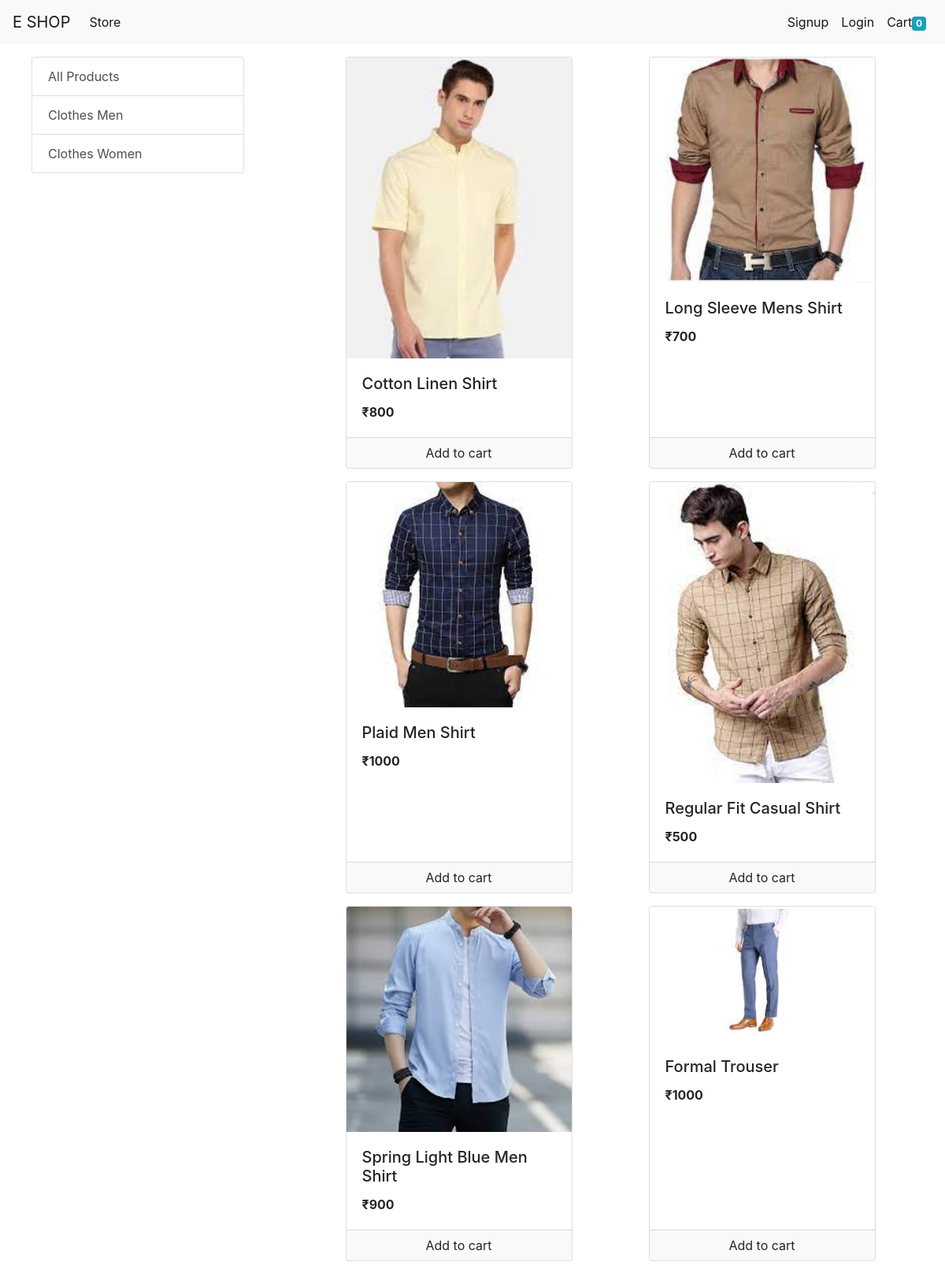
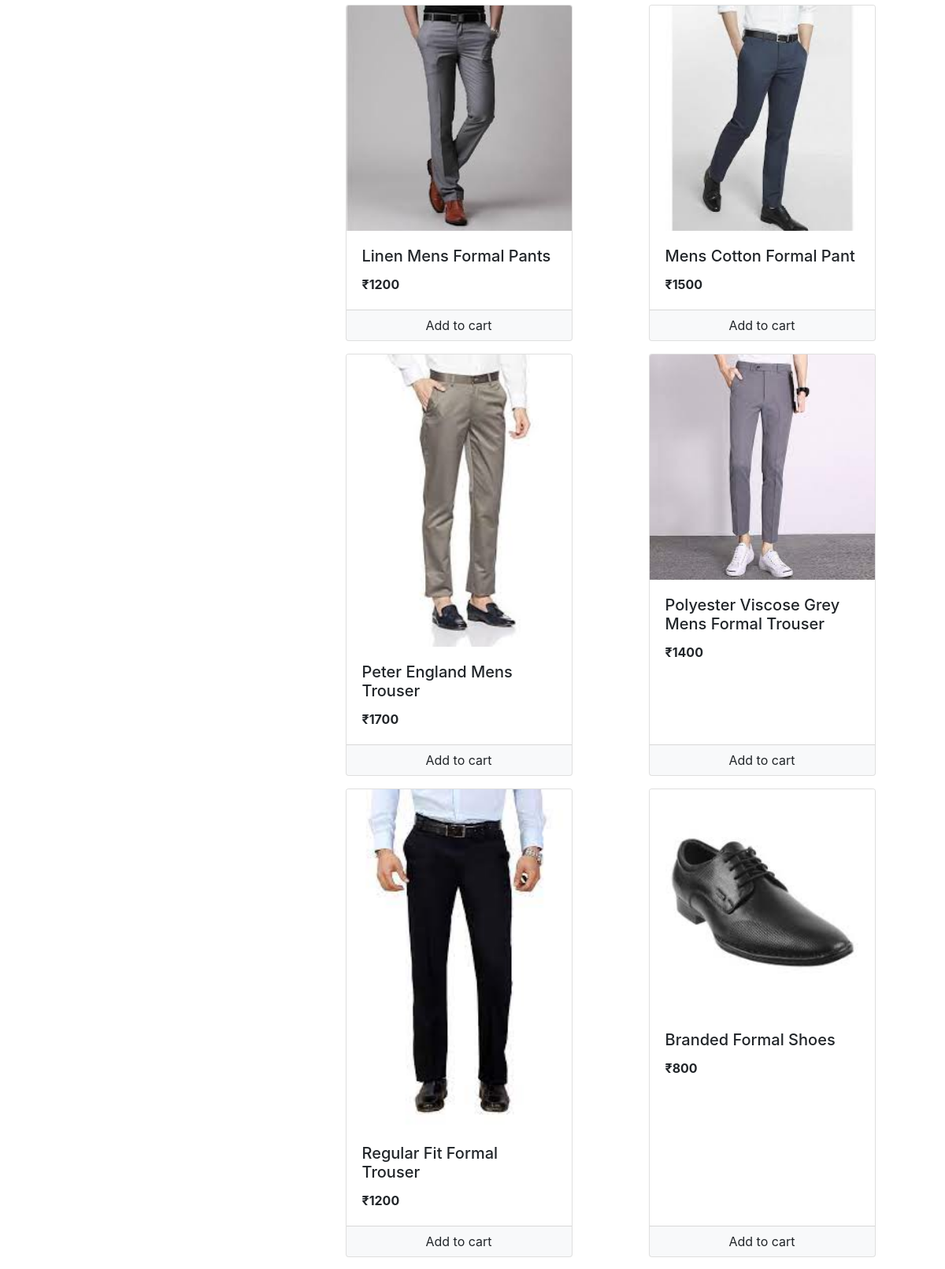
The page / (upper part) on the database its author committed (2 pictures, top to bottom).
### store/models/category.py (models this page shows, shortened)
class Category(models.Model):
	name=models.CharField(max_length=50)
	@staticmethod
	def get_all_categories():
		return Category.objects.all()

### store/models/product.py (models this page shows, shortened)
class Product(models.Model):
	name=models.CharField(max_length=50)
	price=models.IntegerField(default=0)
	category=models.ForeignKey(Category,on_delete=models.CASCADE,default=1)
	desc=models.CharField(max_length=200,default='',null=True,blank=True)
	image=models.ImageField(upload_to='uploads/products/')
	@staticmethod
	def get_all_products():
		return Product.objects.all()

### store/views/home.py (the view, shortened to what this page needs)
# urls.py: path('', Index.as_view(), name="homepage"),
class Index(View):
	def get(self,request):
		cart=request.session.get('cart')
		if not cart:
			request.session['cart']={}
		products=None
		categories=Category.get_all_categories()
		categoryID=request.GET.get('category')
		if categoryID:
			products=Product.get_all_by_category_id(categoryID)
		else:
			products=Product.get_all_products();
		data={}
		data['products']=products
		data['categories']=categories
		return render(request,'index.html',data)

### store/templatetags/cart.py (called while the page is built)
@register.filter(name="is_in_cart")
def is_in_cart(product,cart):
	ids=cart.keys()
	for id in ids:
		if int(id)==product.id:
			return True
	else:
		return False

### store/templatetags/custom_filter.py (called while the page is built)
@register.filter(name="currency")
def currency(number):
	return "₹"+str(number)

### store/templates/index.html (shortened to what this page needs)
{% extends 'base.html' %}
{% block content %}
{% load cart %}
{% load custom_filter %}
	<div class="container-fluid mt-3">
		<div class="row">
			<div class="col-lg-3 mx-auto">
				<div class="list-group">
				  <a href="/" class="list-group-item list-group-item-action">All Products</a>
				  {% for category in categories %}
				  <a href="/?category={{category.id}}" class="list-group-item list-group-item-action">{{category.name}}</a>
				  {% endfor %}
				</div>
			</div>
			<div id="products" class="col-lg-8 mx-auto">
				<div class="row mx-auto">
					{% for p in products %}
					<div class="card mx-auto mb-3" id={{p.id}} style="width: 18rem;">
						  <img class="card-img-top" src="{{p.image.url}}" alt="Card image cap">
						  <div class="card-body">
						    <h5 class="card-title">{{p.name}}</h5>
						    <p class="card-text"><b>{{p.price|currency}}</b></p>
						  </div>
					<div class="card-footer p-0 no-gutters">
						{% if p|is_in_cart:request.session.cart %}
						<div class="row no-gutters">
						<form action="/#{{p.id}}" method="POST" class="col-2">
							{% csrf_token %}
							<input hidden type="text" name="product_id" value="{{p.id}}">
							<input hidden type="text" name="remove" value="True">
							<input type="submit" value=" - " class="btn btn-block btn-secondary">
						</form>
						<div class="text-center col">{{p|cart_quantity:request.session.cart}} in cart</div>
						<form action="/#{{p.id}}" method="POST" class="col-2">
							{% csrf_token %}
							<input hidden type="text" name="product_id" value="{{p.id}}">
							<input type="submit" value=" + " class="btn btn-block btn-secondary">
						</form>
						</div>
						{% else %}
						<form action="/#{{p.id}}" method="POST" class="btn-block">
						    	<input type="submit" class="btn btn-block btn-light" value="Add to cart">
					    </form>
					    {% endif %}
					</div>
					</div>
					{% endfor %}
				</div>
			</div>
		</div>
	</div>
{% endblock %}

### store/templates/base.html (shortened to what this page needs)
<!DOCTYPE html>
<html>
<head>
    <link rel="stylesheet" href="https://stackpath.bootstrapcdn.com/bootstrap/4.1.0/css/bootstrap.min.css">
</head>
<body>
	<nav class="navbar navbar-expand-lg navbar-light bg-light">
	  <a class="navbar-brand" href="/">E SHOP</a>
	  <div class="collapse navbar-collapse" id="navbarSupportedContent">
	    <ul class="navbar-nav mr-auto">
	      <li class="nav-item active">
	        <a class="nav-link" href="/">Store <span class="sr-only">(current)</span></a>
	      </li>
	    </ul>
	     <ul class="navbar-nav my-2 my-lg-0">
	     {% if request.session.customer %}
	      <li class="nav-item active">
	        <a class="nav-link" href="/orders">Orders <span class="sr-only">(current)</span></a>
	      </li>
	      <li class="nav-item active">
	        <a class="nav-link" href="/logout">Logout <span class="sr-only">(current)</span></a>
	      </li>
	     {% else %}
	     <li class="nav-item active">
	        <a class="nav-link" href="/signup">Signup <span class="sr-only">(current)</span></a>
	      </li>
	      <li class="nav-item active">
	        <a class="nav-link" href="/login">Login <span class="sr-only">(current)</span></a>
	      </li>
	      {% endif %}
	      <li class="nav-item active">
	        <a class="nav-link" href="/cart">Cart<span class="badge badge-info">{{request.session.cart.keys|length}}</span> <span class="sr-only">(current)</span></a>
	      </li>
	    </ul>
	  </div>
	</nav>
	{% block content %}
	{% endblock %}
</body>
</html>

### rows shown on the page
Category: name "Clothes Men"
Category: name "Clothes Women"
Product: image (picture), name "Cotton Linen Shirt", price "₹800"
Product: image (picture), name "Long Sleeve Mens Shirt", price "₹700"
Product: image (picture), name "Plaid Men Shirt", price "₹1000"
Product: image (picture), name "Regular Fit Casual Shirt", price "₹500"
Product: image (picture), name "Spring Light Blue Men Shirt", price "₹900"
Product: image (picture), name "Formal Trouser", price "₹1000"
Product: image (picture), name "Linen Mens Formal Pants", price "₹1200"
Product: {{ p.id }} 18 (drawn), image (picture), name "Mens Cotton Formal Pant", price "₹1500"
Product: image (picture), name "Peter England Mens Trouser", price "₹1700"
Product: image (picture), name "Polyester Viscose Grey Mens Formal Trouser", price "₹1400"
Product: image (picture), name "Regular Fit Formal Trouser", price "₹1200"
Product: image (picture), name "Branded Formal Shoes", price "₹800"

### other values the page prints
{{ request.session.cart.keys|length }} "0"
